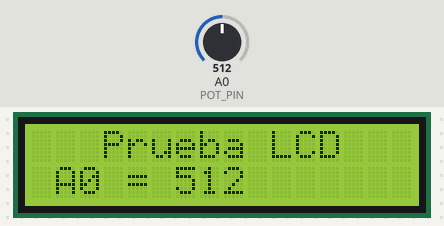
The sketch below on a simulated Arduino Uno, built with avr-gcc and run on an emulated ATmega328P. Shown: 16×2 character LCD. The test bench sets the inputs (shaded band); at power-on: A0 (POT_PIN) = 512.

Above: at 3.3 s.
3.4 s: A0 (POT_PIN) set to 716
At 4.6 s:
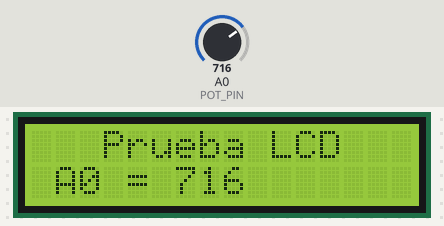
5.1 s: A0 (POT_PIN) set to 900
At 5.5 s:
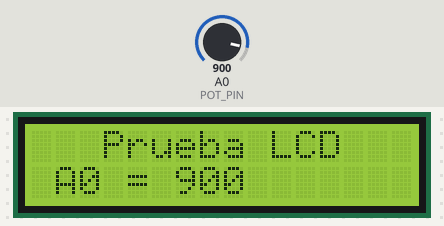
6.6 s: A0 (POT_PIN) set to 1023
At 7.6 s:
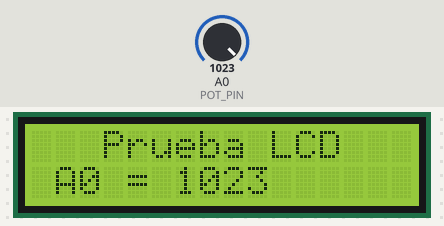
Timing chart, 0 to 9.6 s (numbered marks = the images above; inputs shaded):
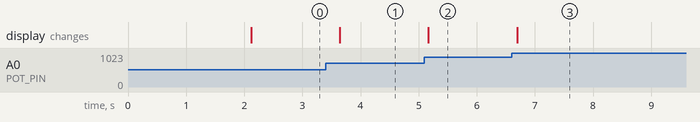

The sketch:

LCD_02_ADC.ino
```cpp
#include <Wire.h>
#include <LCD.h>
#include <LiquidCrystal_I2C.h>

#define I2C_ADDR    0x27  // Dirección del dispositivo I2C (LCD)
#define POT_PIN A0

LiquidCrystal_I2C             lcd(I2C_ADDR,2, 1, 0, 4, 5, 6, 7);
void setup()
   {
       lcd.begin (16,2);    // Inicializar el display con 16 caraceres 2 lineas
       lcd.setBacklightPin(3,POSITIVE);
       lcd.setBacklight(HIGH);

       lcd.home ();                   // go home
       lcd.print("   Prueba LCD");
       lcd.setCursor ( 0, 1 );        // go to the 2nd line
       lcd.print("Faiver H T G. Ok");
       delay(2000);
       lcd.setCursor ( 0, 1 );
       lcd.print(" A0 =           ");
   }
void loop()
   {
    int lectura_ADC;

    lectura_ADC = analogRead(A0);
    lcd.setCursor ( 6, 1 );        // go to (x,y) en LCD
    //lcd.print(lectura_ADC, "  ");
    //sprintf();

    //lcd.printf(" %d  ",lectura_ADC);
    lcd.print("    ");
    lcd.setCursor ( 6, 1 );
    lcd.print(lectura_ADC);

    delay(500);

   }
```

Measured:
- after the input at 3.4 s, the display: changes after 0.24 s (image 1)
- after the input at 5.1 s, the display: changes after 0.07 s (image 2)
- after the input at 6.6 s, the display: changes after 0.10 s (image 3)
